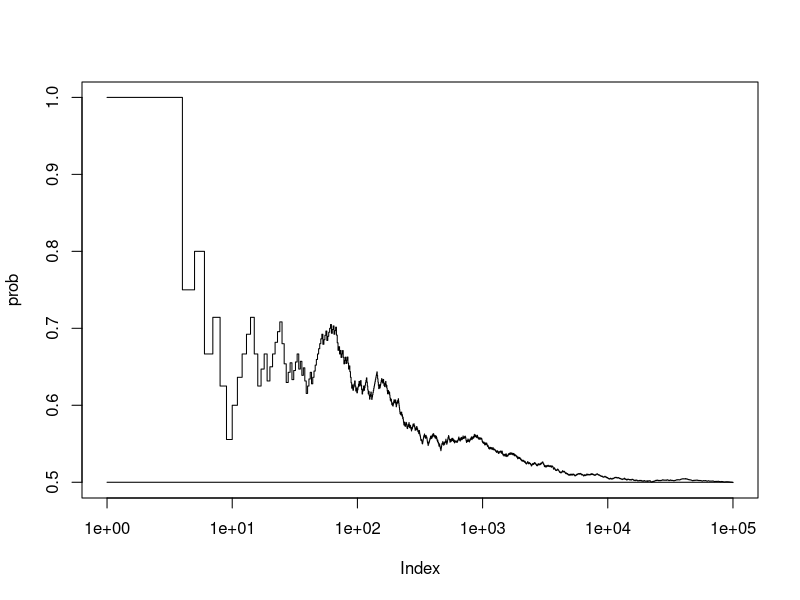
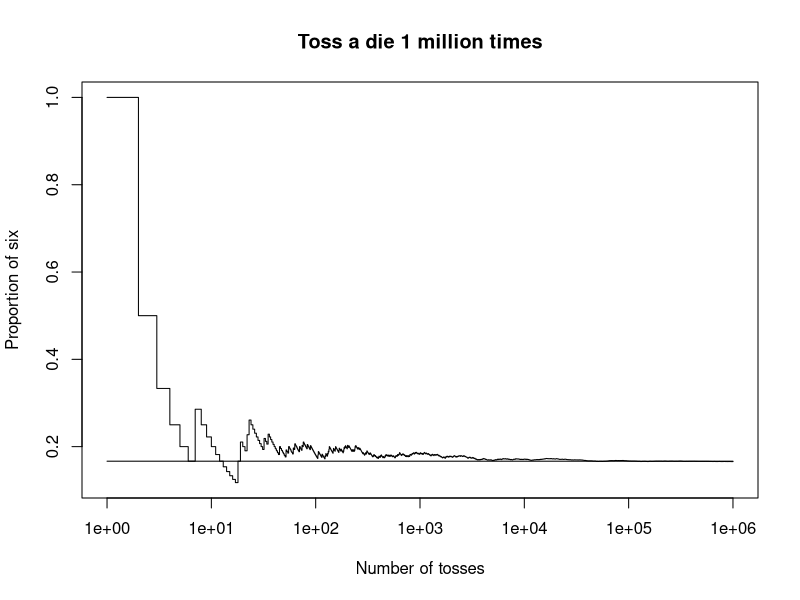

Here is the R script that generated these plots, in order:
#Flipping a coin
prob=matrix(0,100000,1);
count=0;
for (i in (1:100000))
{
  Head=sample(0:1,1);
  if (Head==1)
  {
    count=count+1;
  }
  prob[i]=count/i;
}
plot(prob,type="s",log="x")
#plot(prob,type="s")
lines(c(1,i),c(1/2,1/2))


#Rolling a die
prob=matrix(0,10^6,1);
count=0;
for (i in (1:10^6))
{
  Die=sample(1:6,1);
  if (Die==6)
  {
    count=count+1;
  }
  prob[i]=count/i;
}
plot(prob,type="s",log="x",main="Toss a die 1 million times",
     xlab="Number of tosses",ylab="Proportion of six")
#plot(prob,type="s")
lines(c(1,i),c(1/6,1/6))


